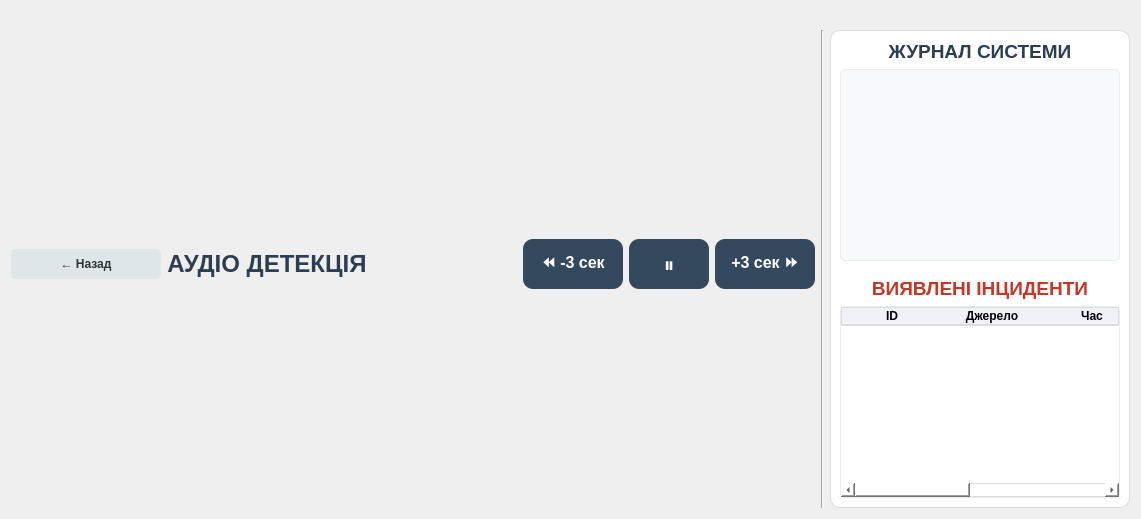
      <widget class="QWidget" name="page_audio_analysis">
       <layout class="QHBoxLayout" name="layout_audio_page" stretch="0,0,0">
        <property name="topMargin">
         <number>30</number>
        </property>
        <item>
         <layout class="QVBoxLayout" name="layout_audio_player_area">
          <item>
           <layout class="QHBoxLayout" name="header_audio">
            <property name="bottomMargin">
             <number>10</number>
            </property>
            <item>
             <widget class="QPushButton" name="btn_back_audio">
              <property name="minimumSize">
               <size>
                <width>150</width>
                <height>30</height>
               </size>
              </property>
              <property name="font">
               <font>
                <family>Arial</family>
                <bold>true</bold>
               </font>
              </property>
              <property name="styleSheet">
               <string>QPushButton { background-color: #dfe6e9; border-radius: 5px; color: #2d3436; font-weight: bold; } QPushButton:hover { background-color: #b2bec3; }</string>
              </property>
              <property name="text">
               <string>← Назад</string>
              </property>
             </widget>
            </item>
            <item>
             <widget class="QLabel" name="lbl_aud_head">
              <property name="font">
               <font>
                <family>Arial</family>
                <pointsize>18</pointsize>
                <bold>true</bold>
               </font>
              </property>
              <property name="styleSheet">
               <string>color: #2c3e50;</string>
              </property>
              <property name="text">
               <string>АУДІО ДЕТЕКЦІЯ</string>
              </property>
              <property name="alignment">
               <set>Qt::AlignmentFlag::AlignCenter</set>
              </property>
             </widget>
            </item>
            <item>
             <spacer name="hs_a">
              <property name="orientation">
               <enum>Qt::Orientation::Horizontal</enum>
              </property>
              <property name="sizeHint" stdset="0">
               <size>
                <width>150</width>
                <height>0</height>
               </size>
              </property>
             </spacer>
            </item>
            <item>
             <widget class="QPushButton" name="btn_aud_seek_back">
              <property name="minimumSize">
               <size>
                <width>100</width>
                <height>50</height>
               </size>
              </property>
              <property name="font">
               <font>
                <family>Arial</family>
                <pointsize>12</pointsize>
                <bold>true</bold>
               </font>
              </property>
              <property name="styleSheet">
               <string>QPushButton { background-color: #34495e; color: white; border-radius: 10px; } QPushButton:hover { background-color: #2c3e50; }</string>
              </property>
              <property name="text">
               <string>⏪ -3 сек</string>
              </property>
             </widget>
            </item>
            <item>
             <widget class="QPushButton" name="btn_aud_play_pause">
              <property name="minimumSize">
               <size>
                <width>80</width>
                <height>50</height>
               </size>
              </property>
              <property name="font">
               <font>
                <family>Arial</family>
                <pointsize>16</pointsize>
               </font>
              </property>
              <property name="styleSheet">
               <string>QPushButton { background-color: #34495e; color: white; border-radius: 10px; } QPushButton:hover { background-color: #2c3e50; }</string>
              </property>
              <property name="text">
               <string>⏸️</string>
              </property>
             </widget>
            </item>
            <item>
             <widget class="QPushButton" name="btn_aud_seek_fwd">
              <property name="minimumSize">
               <size>
                <width>100</width>
                <height>50</height>
               </size>
              </property>
              <property name="font">
               <font>
                <family>Arial</family>
                <pointsize>12</pointsize>
                <bold>true</bold>
               </font>
              </property>
              <property name="styleSheet">
               <string>QPushButton { background-color: #34495e; color: white; border-radius: 10px; } QPushButton:hover { background-color: #2c3e50; }</string>
              </property>
              <property name="text">
               <string>+3 сек ⏩</string>
              </property>
             </widget>
            </item>
           </layout>
          </item>
          <item>
           <layout class="QGridLayout" name="grid_layout_audio">
            <property name="spacing">
             <number>10</number>
            </property>
           </layout>
          </item>
         </layout>
        </item>
        <item>
         <widget class="Line" name="line_audio_sep">
          <property name="styleSheet">
           <string>color: #dcdcdc;</string>
          </property>
          <property name="orientation">
           <enum>Qt::Orientation::Vertical</enum>
          </property>
         </widget>
        </item>
        <item>
         <widget class="QFrame" name="frame_audio_logs">
          <property name="sizePolicy">
           <sizepolicy hsizetype="Preferred" vsizetype="Expanding">
            <horstretch>1</horstretch>
            <verstretch>0</verstretch>
           </sizepolicy>
          </property>
          <property name="minimumSize">
           <size>
            <width>300</width>
            <height>0</height>
           </size>
          </property>
          <property name="maximumSize">
           <size>
            <width>400</width>
            <height>16777215</height>
           </size>
          </property>
          <property name="styleSheet">
           <string>background-color: #ffffff; border-radius: 10px; border: 1px solid #dcdcdc;</string>
          </property>
          <layout class="QVBoxLayout" name="layout_audio_logs_inner">
           <item>
            <widget class="QLabel" name="lbl_aud_log_title">
             <property name="font">
              <font>
               <family>Arial</family>
               <pointsize>14</pointsize>
               <bold>true</bold>
              </font>
             </property>
             <property name="styleSheet">
              <string>color: #2c3e50; border: none;</string>
             </property>
             <property name="text">
              <string>ЖУРНАЛ СИСТЕМИ</string>
             </property>
             <property name="alignment">
              <set>Qt::AlignmentFlag::AlignCenter</set>
             </property>
            </widget>
           </item>
           <item>
            <widget class="QTextBrowser" name="textBrowser_audio_logs">
             <property name="styleSheet">
              <string>background-color: #f8f9fa; border: 1px solid #e9ecef; border-radius: 5px; color: #34495e; font-family: &quot;Consolas&quot;; font-size: 10pt; padding: 5px;</string>
             </property>
            </widget>
           </item>
           <item>
            <widget class="QLabel" name="lbl_aud_incidents_title">
             <property name="font">
              <font>
               <family>Arial</family>
               <pointsize>14</pointsize>
               <bold>true</bold>
              </font>
             </property>
             <property name="styleSheet">
              <string>color: #c0392b; border: none; margin-top: 10px;</string>
             </property>
             <property name="text">
              <string>ВИЯВЛЕНІ ІНЦИДЕНТИ</string>
             </property>
             <property name="alignment">
              <set>Qt::AlignmentFlag::AlignCenter</set>
             </property>
            </widget>
           </item>
           <item>
            <widget class="QTableWidget" name="table_audio_incidents">
             <property name="styleSheet">
              <string>QTableWidget { background-color: #fff; border: 1px solid #e9ecef; border-radius: 5px; color: #2c3e50; } QHeaderView::section { background-color: #f1f2f6; font-weight: bold; border: none; border-bottom: 1px solid #dcdcdc; }</string>
             </property>
             <property name="selectionBehavior">
              <enum>QAbstractItemView::SelectionBehavior::SelectRows</enum>
             </property>
             <property name="horizontalScrollMode">
              <enum>QAbstractItemView::ScrollMode::ScrollPerPixel</enum>
             </property>
             <column>
              <property name="text">
               <string>ID</string>
              </property>
             </column>
             <column>
              <property name="text">
               <string>Джерело</string>
              </property>
             </column>
             <column>
              <property name="text">
               <string>Час</string>
              </property>
             </column>
             <column>
              <property name="text">
               <string>Впевненість</string>
              </property>
             </column>
             <column>
              <property name="text">
               <string>Оператор</string>
              </property>
             </column>
             <column>
              <property name="text">
               <string>Дії</string>
              </property>
             </column>
            </widget>
           </item>
          </layout>
         </widget>
        </item>
       </layout>
      </widget>
